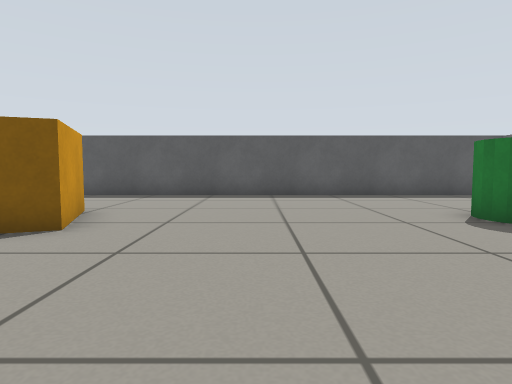
view 1 (above)

14 first-person views from a walk through a world built for the Gazebo simulator. The camera is 0.45 m above the floor, tilts 4° down and sees 75° across. The floor is counted in squares, 0.5 m on a side. Each view is taken from the middle of a square. On the plan, view 1 faces up. The plan holds only what a view shows up to about 12 squares ahead; the rest is blank.

view 2
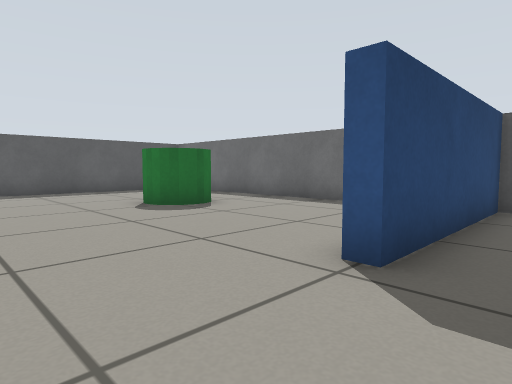

view 3
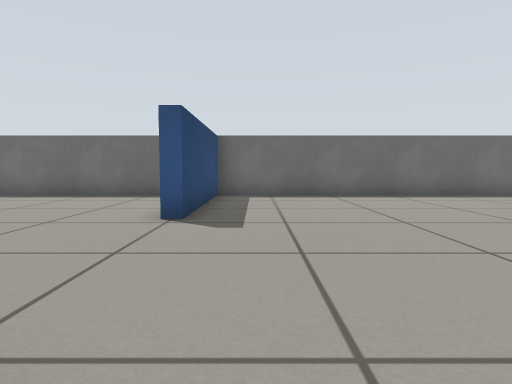

view 4
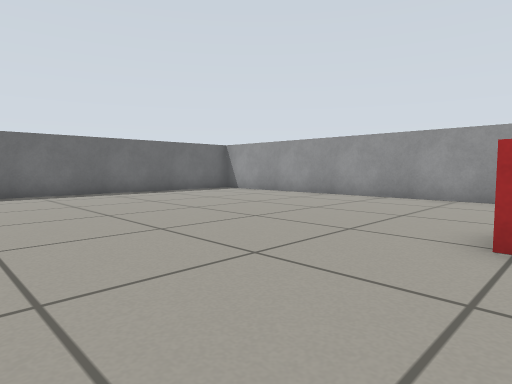

view 5
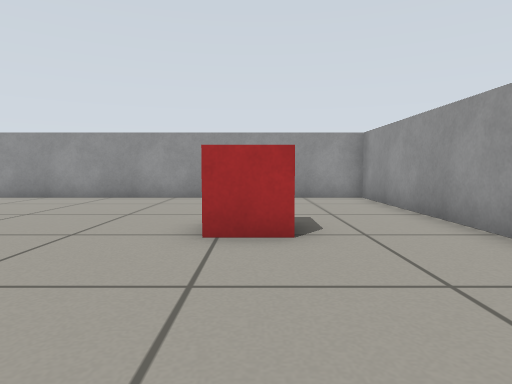

view 6
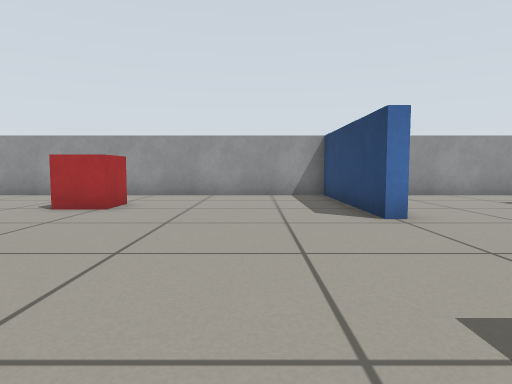

view 7
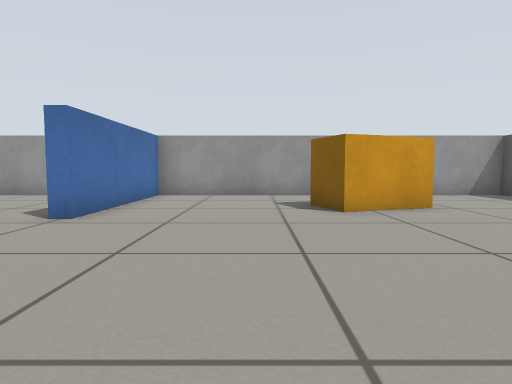

view 8
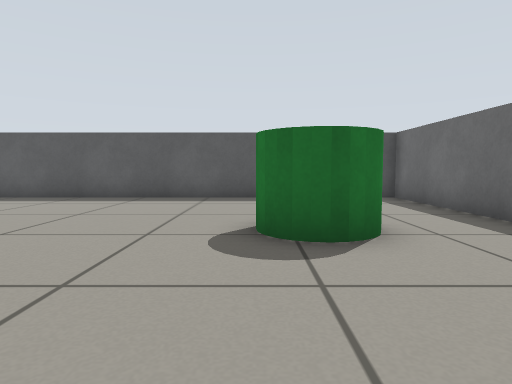

view 9
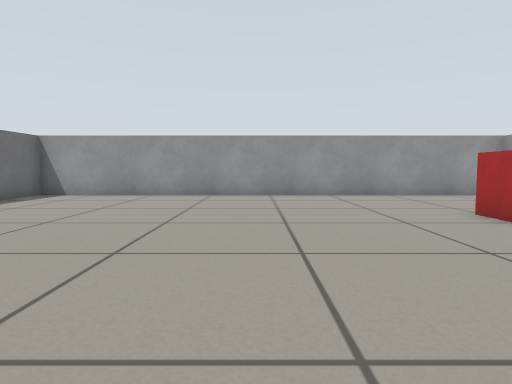

view 10
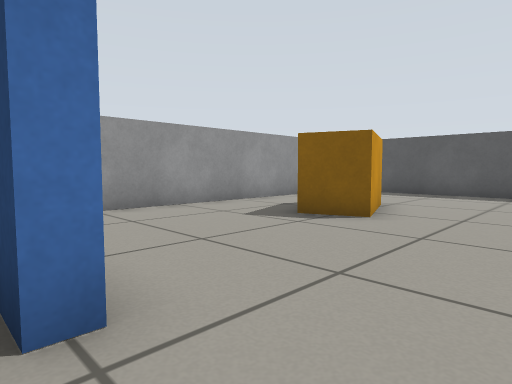

view 11
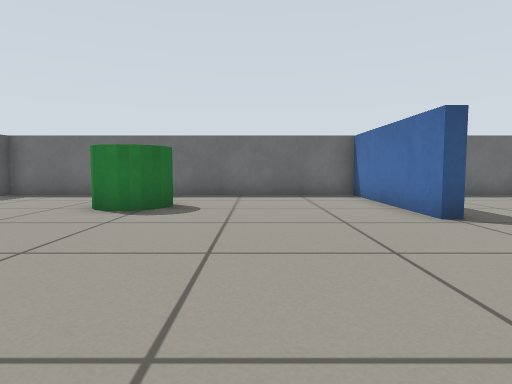

view 12
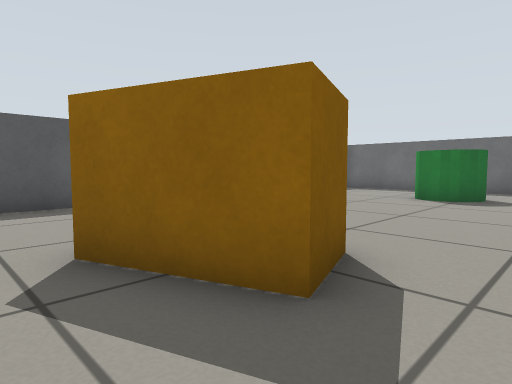

view 13
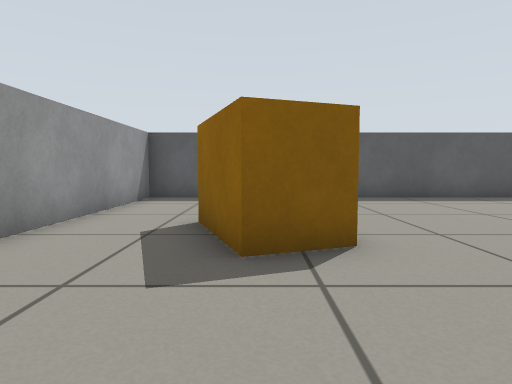

view 14
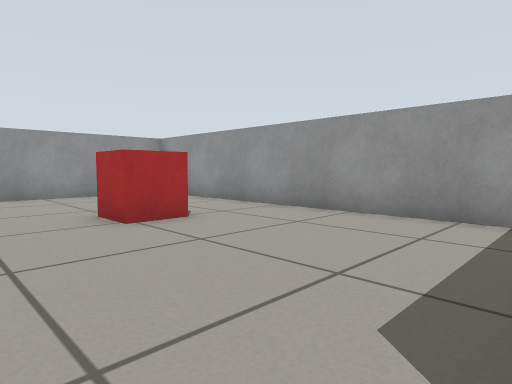

### Floor plan
Key: @ floor where view 1 was taken; # wall or solid block; . floor; B orange box; C green cylinder; R red box.
Columns run from 8 left of view 1 to 9 right of it. Each row starts with its distance up from view 1.
 12 ##################
 11 #................#
 10 #................#
  9 #................#
  8 #................#
  7 #...B........C...#
  6 #..BBB......C C..#
  5 #...BB.......C...#
  4 #................#
  3 #................#
  2 #................#
  1 #................#
  0 #.......@........#
 -1 #######....#######
 -2 #................#
 -3 #................#
 -4 #................#
 -5 #................#
 -6 #................#
 -7 #...R............#
 -8 #................#
 -9 #................#
-10 #................#
-11 #................#
-12 #................#
-13 ##################

Positions as (right, up) in squares from view 1, and headings:
1: (0, 0), facing up
2: (0, -2), facing up-right
3: (-3, -2), facing right
4: (-4, -2), facing down-right
5: (-4, -2), facing down
6: (4, -3), facing left
7: (4, 3), facing left
8: (4, 1), facing up
9: (1, -1), facing down
10: (0, -1), facing up-left
11: (-3, 3), facing right
12: (-6, 3), facing up-right
13: (-4, 1), facing up
14: (-1, -1), facing down-left
